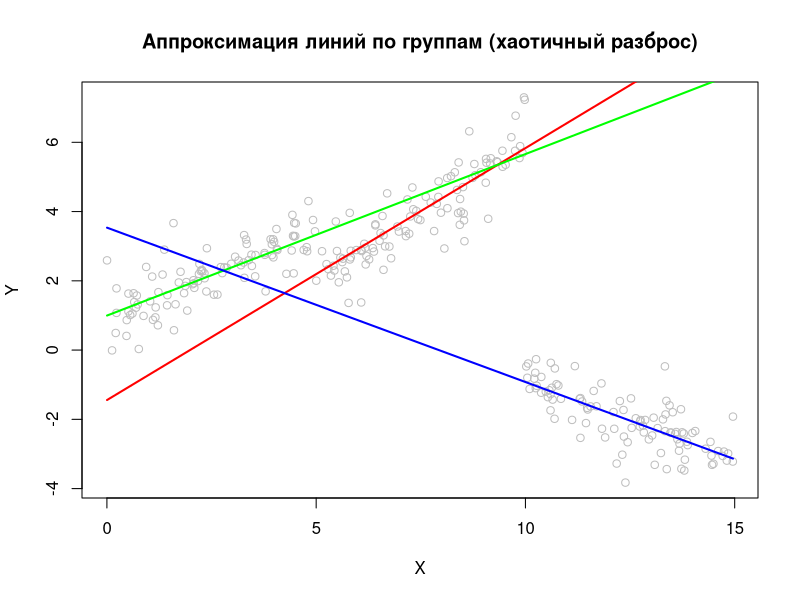

This chart was generated by the following R code:
# Функция генерации зашумленных точек с хаотичным разбросом
generate_noisy_lines_v3 <- function(n_points = 300, noise_level = 1) {
  # Создание точек для первой линии с хаотичным разбросом
  x1 <- runif(n_points / 3, 0, 5)
  y1 <- 1 + 0.5 * x1 + rnorm(n_points / 3, 0, noise_level * runif(n_points / 3))
  
  # Создание точек для второй линии с хаотичным разбросом
  x2 <- runif(n_points / 3, 5, 10)
  y2 <- -2 + 0.8 * x2 + rnorm(n_points / 3, 0, noise_level * runif(n_points / 3))
  
  # Создание точек для третьей линии с хаотичным разбросом
  x3 <- runif(n_points / 3, 10, 15)
  y3 <- 3 - 0.4 * x3 + rnorm(n_points / 3, 0, noise_level * runif(n_points / 3))
  
  # Объединение точек
  x <- c(x1, x2, x3)
  y <- c(y1, y2, y3)
  
  return(list(x = x, y = y))
}

# Функция для выполнения K-средних
k_means_manual <- function(x, y, k) {
  set.seed(123)
  centers <- data.frame(x = sample(x, k), y = sample(y, k))
  prev_centers <- data.frame(x = numeric(k), y = numeric(k))
  
  while (!all(centers == prev_centers)) {
    distances <- as.matrix(dist(rbind(centers, data.frame(x = x, y = y))))
    cluster_assignments <- apply(distances[1:k, (k + 1):(k + length(x))], 2, which.min)
    
    prev_centers <- centers
    
    centers <- data.frame(
      x = tapply(x, cluster_assignments, mean),
      y = tapply(y, cluster_assignments, mean)
    )
  }
  
  return(cluster_assignments)
}

# Функция линейной регрессии методом наименьших квадратов
linear_regression_manual <- function(x, y) {
  x_mean <- mean(x)
  y_mean <- mean(y)
  
  numerator <- sum((x - x_mean) * (y - y_mean))
  denominator <- sum((x - x_mean)^2)
  
  slope <- numerator / denominator
  intercept <- y_mean - slope * x_mean
  
  return(list(slope = slope, intercept = intercept))
}

# Функция для анализа и аппроксимации линий
analyze_and_fit_lines <- function(x, y, k) {
  cluster_assignments <- k_means_manual(x, y, k)
  lines <- list()
  
  for (i in 1:k) {
    group_x <- x[cluster_assignments == i]
    group_y <- y[cluster_assignments == i]
    
    if (length(group_x) < 2) next
    
    line <- linear_regression_manual(group_x, group_y)
    lines[[i]] <- line
  }
  
  return(lines)
}

# Визуализация результатов
visualize_results <- function(x, y, lines, k) {
  plot(x, y, col = 'gray', 
       main = 'Аппроксимация линий по группам (хаотичный разброс)',
       xlab = 'X', ylab = 'Y')
  
  line_colors <- rainbow(k)
  
  for (i in 1:length(lines)) {
    model <- lines[[i]]
    
    x_line <- seq(min(x), max(x), length.out = 100)
    y_line <- model$intercept + model$slope * x_line
    
    lines(x_line, y_line, 
          col = line_colors[i], 
          lwd = 2)
  }
}

# Пример использования
set.seed(123)

# Генерация зашумленных точек с хаотичным разбросом
noisy_data_v3 <- generate_noisy_lines_v3(n_points = 300, noise_level = 1)

# Проведение анализа и аппроксимации линий
k <- 3  # Количество групп
lines_v3 <- analyze_and_fit_lines(noisy_data_v3$x, noisy_data_v3$y, k)

# Визуализация результатов
visualize_results(noisy_data_v3$x, noisy_data_v3$y, lines_v3, k)